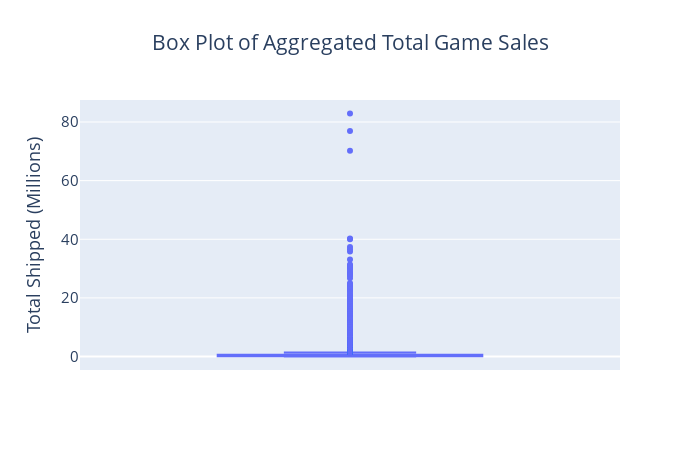

This figure's notebook cell:
### Code cell
fig = px.box(df3, y="Total_Shipped", title = 'Box Plot of Aggregated Total Game Sales')
fig.update_layout(autosize = False, title={'x':0.5}, font={'size':15}, yaxis_title = 'Total Shipped (Millions)')#, xaxis_title = '')#, yaxis_range=[-1,5])
fig.show()

### Figure 1 — Plotly figure (JSON) as saved in the notebook; plotly's stock layout.template omitted (floating-point values rounded to 4 significant figures; data arrays with more than 128 entries replaced by an {"elided": "..."} marker saying what was removed)
{"data": [{"alignmentgroup": "True", "hovertemplate": "Total_Shipped=%{y}<extra></extra>", "legendgroup": "", "marker": {"color": "#636efa"}, "name": "", "notched": false, "offsetgroup": "", "orientation": "v", "showlegend": false, "type": "box", "x0": " ", "xaxis": "x", "y": {"elided": "13612 float values"}, "y0": " ", "yaxis": "y"}], "layout": {"autosize": false, "boxmode": "group", "font": {"size": 15}, "height": 450, "legend": {"tracegroupgap": 0}, "title": {"text": "Box Plot of Aggregated Total Game Sales", "x": 0.5}, "width": 700, "xaxis": {"anchor": "y", "autorange": true, "domain": [0, 1], "range": [-0.5, 0.5], "type": "category"}, "yaxis": {"anchor": "x", "autorange": true, "domain": [0, 1], "range": [-4.595, 87.51], "title": {"text": "Total Shipped (Millions)"}, "type": "linear"}}}
